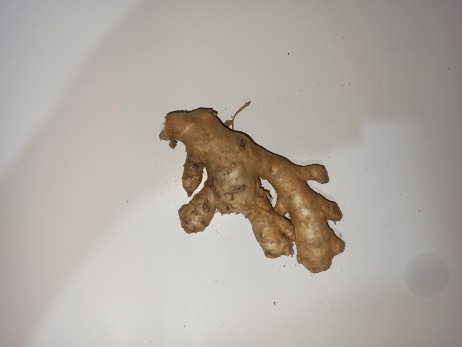
#> input picture images/jahe.jpg, 462 x 347 px
$ python image-region.py
#> lines starting #> are read from the running program, lines starting #| are printed output that depends on the picture; after the words box and inside, x2 and y2 are one past the last pixel; in counts of white or black regions, pixels touching at a corner belong together
import plotly
import plotly.express as px
import plotly.graph_objects as go
import numpy as np
from skimage import io, color, filters, measure, morphology

img = io.imread("images/jahe.jpg")
#> img is the input picture: shape (347, 462, 3); mean R, G, B 175.8, 169, 161.4
img = color.rgb2gray(img)
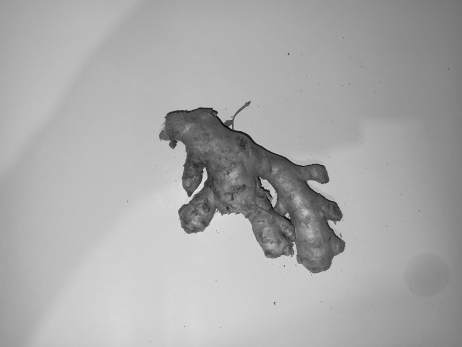
#> img: shape (347, 462) float64; min 0.0433, max 0.899, mean 0.666
# Binary image, post-process the binary mask and compute labels
threshold = filters.threshold_otsu(img)
#> threshold = 0.6
mask = img > threshold
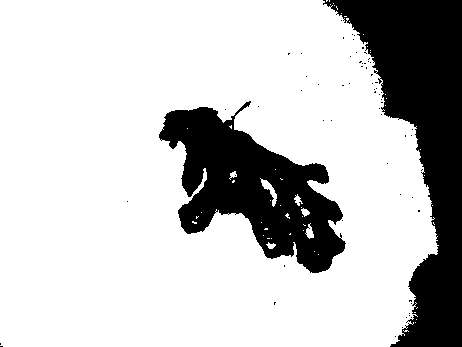
#> mask: shape (347, 462) bool; 77.3% white; 65 black regions (63 under 20 px), largest, box (x1, y1, x2, y2) and area: (323, 0, 462, 347) 20906, (159, 101, 346, 273) 15397
mask = np.bitwise_not(mask)
mask = morphology.remove_small_objects(mask, 50)
#> mask: shape (347, 462) bool; 22.6% white; 2 white regions, box (x1, y1, x2, y2) and area: (323, 0, 462, 347) 20879, (159, 101, 346, 273) 15385
mask = morphology.remove_small_holes(mask, 50)
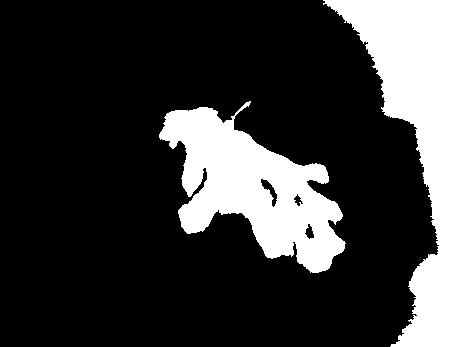
#> mask: shape (347, 462) bool; 22.8% white; 2 white regions
labels = measure.label(mask)
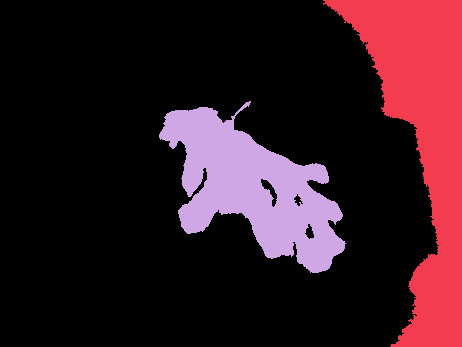
#> labels: shape (347, 462) int32; 3 distinct labels, from 0 to 2; one colour per label, 0 black

fig = px.imshow(img, binary_string=True)
fig.update_traces(hoverinfo='skip') # hover is only for label info

props = measure.regionprops(labels, img)
#> props = 2 regions; box (x1, y1, x2, y2) and area: (323, 0, 462, 347) 20952, (159, 101, 346, 273) 15591
properties = ['area', 'eccentricity', 'perimeter', 'intensity_mean']

# For each label, add a filled scatter trace for its contour,
# and display the properties of the label in the hover of this trace.
for index in range(1, labels.max()):
    label_i = props[index].label
    contour = measure.find_contours(labels == label_i, 0.5)[0]
    y, x = contour.T
    hoverinfo = ''
    for prop_name in properties:
        hoverinfo += f'<b>{prop_name}: {getattr(props[index], prop_name):.2f}</b><br>'
    fig.add_trace(go.Scatter(
        x=x, y=y, name=label_i,
        mode='lines', fill='toself', showlegend=False,
        hovertemplate=hoverinfo, hoveron='points+fills'))
#> this loop made 1 pass
#> label_i on pass 1: 2

plotly.io.show(fig)
